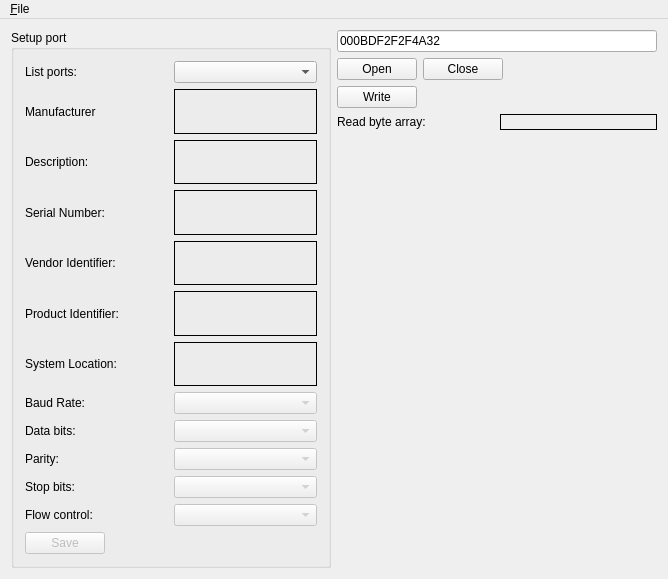
<?xml version="1.0" encoding="UTF-8"?>
<ui version="4.0">
 <class>MainWindow</class>
 <widget class="QMainWindow" name="MainWindow">
  <property name="geometry">
   <rect>
    <x>0</x>
    <y>0</y>
    <width>668</width>
    <height>579</height>
   </rect>
  </property>
  <property name="windowTitle">
   <string>MainWindow</string>
  </property>
  <widget class="QWidget" name="centralWidget">
   <layout class="QGridLayout" name="gridLayout_2">
    <item row="0" column="1">
     <widget class="QLineEdit" name="writeDataInPortLineEdit">
      <property name="text">
       <string>000BDF2F2F4A32</string>
      </property>
     </widget>
    </item>
    <item row="1" column="1">
     <layout class="QHBoxLayout" name="openClosePortHorizontalLayout">
      <item>
       <widget class="QPushButton" name="openPushButton">
        <property name="text">
         <string>Open</string>
        </property>
       </widget>
      </item>
      <item>
       <widget class="QPushButton" name="closePushButton">
        <property name="text">
         <string>Close</string>
        </property>
       </widget>
      </item>
      <item>
       <spacer name="horizontalSpacer">
        <property name="orientation">
         <enum>Qt::Horizontal</enum>
        </property>
        <property name="sizeHint" stdset="0">
         <size>
          <width>40</width>
          <height>20</height>
         </size>
        </property>
       </spacer>
      </item>
     </layout>
    </item>
    <item row="2" column="1">
     <layout class="QHBoxLayout" name="writeHorizontalLayout">
      <item>
       <widget class="QPushButton" name="writePushButton">
        <property name="text">
         <string>Write</string>
        </property>
       </widget>
      </item>
      <item>
       <spacer name="writeHorizontalSpacer">
        <property name="orientation">
         <enum>Qt::Horizontal</enum>
        </property>
        <property name="sizeHint" stdset="0">
         <size>
          <width>40</width>
          <height>20</height>
         </size>
        </property>
       </spacer>
      </item>
     </layout>
    </item>
    <item row="3" column="1">
     <layout class="QHBoxLayout" name="horizontalLayout_2">
      <item>
       <widget class="QLabel" name="readLabel">
        <property name="text">
         <string>Read byte array: </string>
        </property>
       </widget>
      </item>
      <item>
       <widget class="QLabel" name="readValueLabel">
        <property name="frameShape">
         <enum>QFrame::Box</enum>
        </property>
        <property name="frameShadow">
         <enum>QFrame::Plain</enum>
        </property>
        <property name="text">
         <string/>
        </property>
       </widget>
      </item>
     </layout>
    </item>
    <item row="4" column="1">
     <spacer name="verticalSpacer">
      <property name="orientation">
       <enum>Qt::Vertical</enum>
      </property>
      <property name="sizeHint" stdset="0">
       <size>
        <width>20</width>
        <height>381</height>
       </size>
      </property>
     </spacer>
    </item>
    <item row="0" column="0" rowspan="5">
     <widget class="QGroupBox" name="setupPortGroupBox">
      <property name="title">
       <string>Setup port</string>
      </property>
      <layout class="QGridLayout" name="gridLayout">
       <item row="0" column="0">
        <layout class="QVBoxLayout" name="portsVerticalLayout">
         <item>
          <layout class="QHBoxLayout" name="listPortsHorizontalLayout">
           <item>
            <widget class="QLabel" name="portsLabel">
             <property name="text">
              <string>List ports: </string>
             </property>
            </widget>
           </item>
           <item>
            <widget class="QComboBox" name="portsComboBox"/>
           </item>
          </layout>
         </item>
         <item>
          <layout class="QHBoxLayout" name="manufacturerHorizontalLayout">
           <item>
            <widget class="QLabel" name="manufacturerLabel">
             <property name="text">
              <string>Manufacturer</string>
             </property>
            </widget>
           </item>
           <item>
            <widget class="QLabel" name="manufacturerValueLabel">
             <property name="minimumSize">
              <size>
               <width>113</width>
               <height>0</height>
              </size>
             </property>
             <property name="frameShape">
              <enum>QFrame::Box</enum>
             </property>
             <property name="text">
              <string/>
             </property>
            </widget>
           </item>
          </layout>
         </item>
         <item>
          <layout class="QHBoxLayout" name="descriptionHorizontalLayout">
           <item>
            <widget class="QLabel" name="descriptionLabel">
             <property name="text">
              <string>Description: </string>
             </property>
            </widget>
           </item>
           <item>
            <widget class="QLabel" name="descriptionValueLabel">
             <property name="minimumSize">
              <size>
               <width>113</width>
               <height>0</height>
              </size>
             </property>
             <property name="frameShape">
              <enum>QFrame::Box</enum>
             </property>
             <property name="text">
              <string/>
             </property>
            </widget>
           </item>
          </layout>
         </item>
         <item>
          <layout class="QHBoxLayout" name="serialNumberHorizontalLayout">
           <item>
            <widget class="QLabel" name="serialNumberLabel">
             <property name="text">
              <string>Serial Number: </string>
             </property>
            </widget>
           </item>
           <item>
            <widget class="QLabel" name="serialNumberValueLabel">
             <property name="minimumSize">
              <size>
               <width>113</width>
               <height>0</height>
              </size>
             </property>
             <property name="frameShape">
              <enum>QFrame::Box</enum>
             </property>
             <property name="text">
              <string/>
             </property>
            </widget>
           </item>
          </layout>
         </item>
         <item>
          <layout class="QHBoxLayout" name="vendorIdentifierHorizontalLayout">
           <item>
            <widget class="QLabel" name="vendorIdentifierLabel">
             <property name="text">
              <string>Vendor Identifier: </string>
             </property>
            </widget>
           </item>
           <item>
            <widget class="QLabel" name="vendorIdentifierValueLabel">
             <property name="minimumSize">
              <size>
               <width>113</width>
               <height>0</height>
              </size>
             </property>
             <property name="frameShape">
              <enum>QFrame::Box</enum>
             </property>
             <property name="text">
              <string/>
             </property>
            </widget>
           </item>
          </layout>
         </item>
         <item>
          <layout class="QHBoxLayout" name="productIdentifierHorizontalLayout">
           <item>
            <widget class="QLabel" name="productIdentifierLabel">
             <property name="text">
              <string>Product Identifier: </string>
             </property>
            </widget>
           </item>
           <item>
            <widget class="QLabel" name="productIdentifierValueLabel">
             <property name="minimumSize">
              <size>
               <width>113</width>
               <height>0</height>
              </size>
             </property>
             <property name="frameShape">
              <enum>QFrame::Box</enum>
             </property>
             <property name="text">
              <string/>
             </property>
            </widget>
           </item>
          </layout>
         </item>
         <item>
          <layout class="QHBoxLayout" name="systemLocationHorizontalLayout">
           <item>
            <widget class="QLabel" name="systemLocationLabel">
             <property name="text">
              <string>System Location: </string>
             </property>
            </widget>
           </item>
           <item>
            <widget class="QLabel" name="systemLocationValueLabel">
             <property name="minimumSize">
              <size>
               <width>113</width>
               <height>0</height>
              </size>
             </property>
             <property name="frameShape">
              <enum>QFrame::Box</enum>
             </property>
             <property name="text">
              <string/>
             </property>
            </widget>
           </item>
          </layout>
         </item>
        </layout>
       </item>
       <item row="1" column="0">
        <layout class="QHBoxLayout" name="baudRateHorizontalLayout">
         <item>
          <widget class="QLabel" name="baudRateLabel">
           <property name="text">
            <string>Baud Rate: </string>
           </property>
          </widget>
         </item>
         <item>
          <widget class="QComboBox" name="baudRateComboBox">
           <property name="enabled">
            <bool>false</bool>
           </property>
           <property name="minimumSize">
            <size>
             <width>114</width>
             <height>0</height>
            </size>
           </property>
          </widget>
         </item>
        </layout>
       </item>
       <item row="2" column="0">
        <layout class="QHBoxLayout" name="dataBitsHorizontalLayout">
         <item>
          <widget class="QLabel" name="dataBitsLabel">
           <property name="text">
            <string>Data bits: </string>
           </property>
          </widget>
         </item>
         <item>
          <widget class="QComboBox" name="dataBitsComboBox">
           <property name="enabled">
            <bool>false</bool>
           </property>
           <property name="minimumSize">
            <size>
             <width>114</width>
             <height>0</height>
            </size>
           </property>
          </widget>
         </item>
        </layout>
       </item>
       <item row="3" column="0">
        <layout class="QHBoxLayout" name="parityHorizontalLayout">
         <item>
          <widget class="QLabel" name="parityLabel">
           <property name="text">
            <string>Parity: </string>
           </property>
          </widget>
         </item>
         <item>
          <widget class="QComboBox" name="parityComboBox">
           <property name="enabled">
            <bool>false</bool>
           </property>
           <property name="minimumSize">
            <size>
             <width>114</width>
             <height>0</height>
            </size>
           </property>
          </widget>
         </item>
        </layout>
       </item>
       <item row="4" column="0">
        <layout class="QHBoxLayout" name="stopBitsHorizontalLayout">
         <item>
          <widget class="QLabel" name="stopBitsLabel">
           <property name="text">
            <string>Stop bits: </string>
           </property>
          </widget>
         </item>
         <item>
          <widget class="QComboBox" name="stopBitsComboBox">
           <property name="enabled">
            <bool>false</bool>
           </property>
           <property name="minimumSize">
            <size>
             <width>114</width>
             <height>0</height>
            </size>
           </property>
          </widget>
         </item>
        </layout>
       </item>
       <item row="5" column="0">
        <layout class="QHBoxLayout" name="flowControlHorizontalLayout">
         <item>
          <widget class="QLabel" name="flowControlLabel">
           <property name="text">
            <string>Flow control: </string>
           </property>
          </widget>
         </item>
         <item>
          <widget class="QComboBox" name="flowControlComboBox">
           <property name="enabled">
            <bool>false</bool>
           </property>
           <property name="minimumSize">
            <size>
             <width>114</width>
             <height>0</height>
            </size>
           </property>
          </widget>
         </item>
        </layout>
       </item>
       <item row="6" column="0">
        <layout class="QHBoxLayout" name="horizontalLayout">
         <item>
          <widget class="QPushButton" name="savePushButton">
           <property name="enabled">
            <bool>false</bool>
           </property>
           <property name="text">
            <string>Save</string>
           </property>
          </widget>
         </item>
         <item>
          <spacer name="saveHorizontalSpacer">
           <property name="orientation">
            <enum>Qt::Horizontal</enum>
           </property>
           <property name="sizeHint" stdset="0">
            <size>
             <width>40</width>
             <height>20</height>
            </size>
           </property>
          </spacer>
         </item>
        </layout>
       </item>
      </layout>
     </widget>
    </item>
   </layout>
  </widget>
  <widget class="QMenuBar" name="menuBar">
   <property name="geometry">
    <rect>
     <x>0</x>
     <y>0</y>
     <width>668</width>
     <height>30</height>
    </rect>
   </property>
   <widget class="QMenu" name="menuFile">
    <property name="title">
     <string>&amp;File</string>
    </property>
    <addaction name="actionExit"/>
   </widget>
   <addaction name="menuFile"/>
  </widget>
  <action name="actionExit">
   <property name="text">
    <string>E&amp;xit</string>
   </property>
   <property name="toolTip">
    <string>Exit the program</string>
   </property>
   <property name="shortcut">
    <string>Ctrl+Q</string>
   </property>
  </action>
 </widget>
 <layoutdefault spacing="6" margin="11"/>
 <resources/>
 <connections>
  <connection>
   <sender>actionExit</sender>
   <signal>triggered()</signal>
   <receiver>MainWindow</receiver>
   <slot>close()</slot>
   <hints>
    <hint type="sourcelabel">
     <x>-1</x>
     <y>-1</y>
    </hint>
    <hint type="destinationlabel">
     <x>199</x>
     <y>149</y>
    </hint>
   </hints>
  </connection>
 </connections>
</ui>
